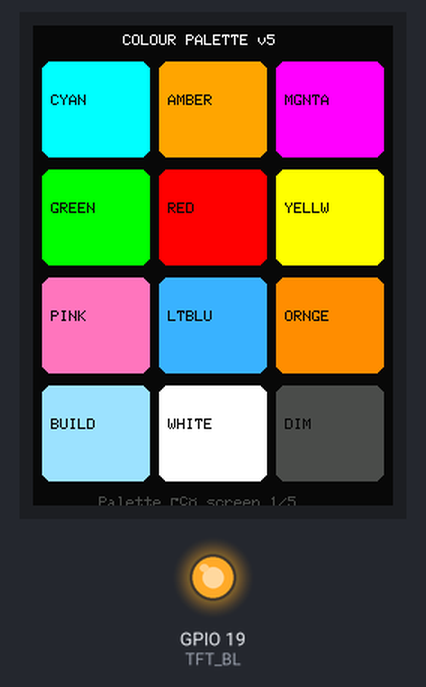
This sketch was run on a simulated ESP32. On the bench: 240×320 colour display, output pins drawn as LEDs (lit = HIGH). What the sketch prints to the serial monitor is not drawn.

Above: at 0.4 s.
At 8.5 s:
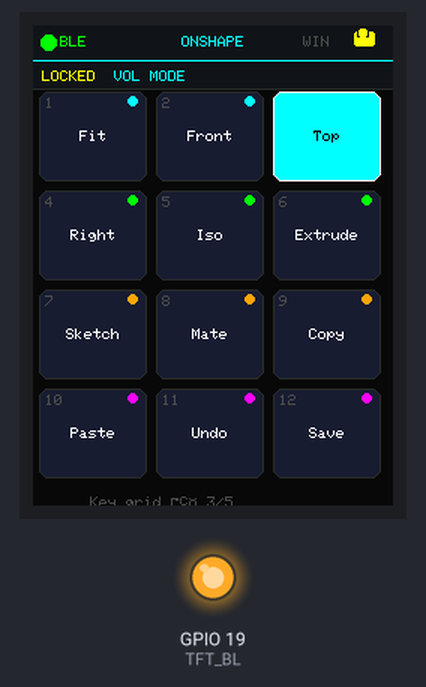
At 12.5 s:
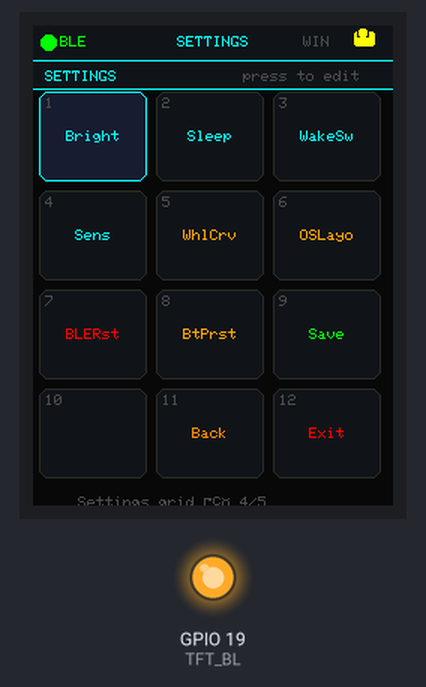
At 24.4 s:
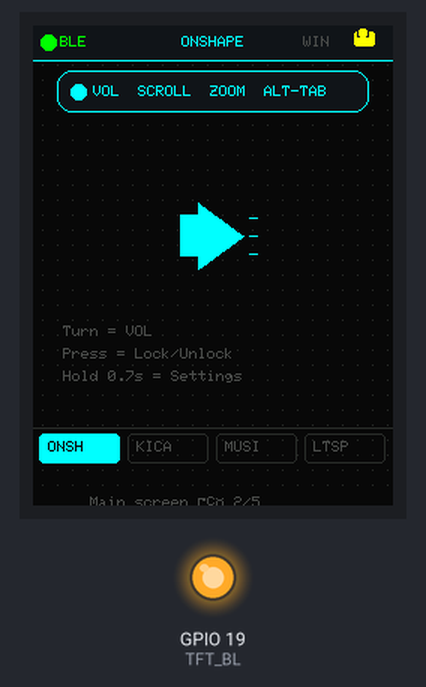
At 28.4 s:
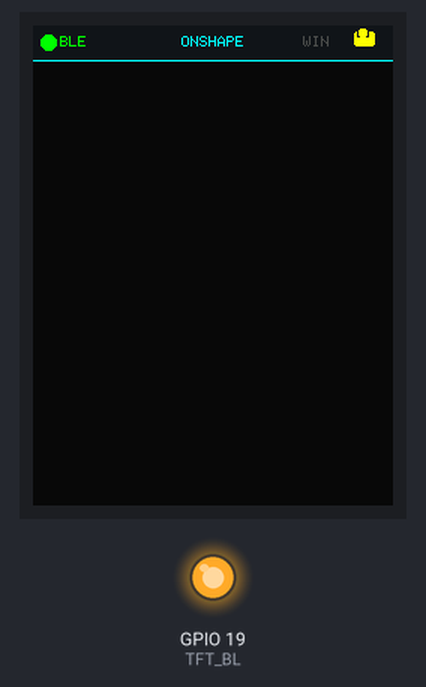
At 36.4 s:
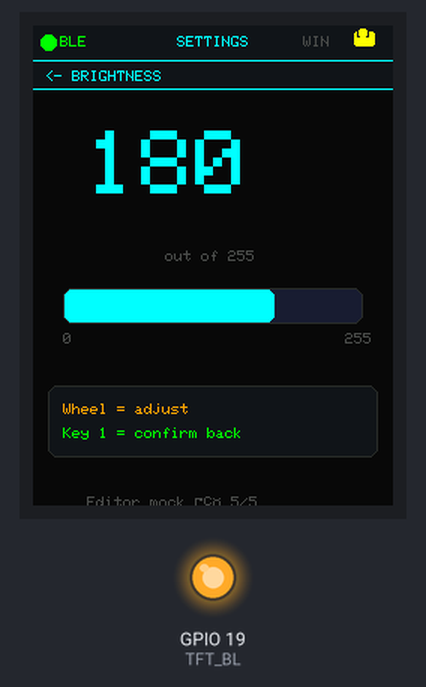

The sketch:

ST7789_UI_test.ino
```cpp
/*********************************************************************
 * ST7789 240×320 UI Test v2 — MacroPad v5 style
 * Board  : NodeMCU ESP32S v1.1
 * Library: TFT_eSPI
 *
 * Rendering: direct TFT drawing (no full sprite — RAM constraint)
 * Small sprite (240×24) used only for status bar flicker-free update
 *
 * Wiring:
 *   SDA → P23 (MOSI)
 *   SCL → P18 (SCLK)
 *   CS  → P27
 *   DC  → P17
 *   RST → P16
 *   EN  → P19 (backlight PWM)
 *   VCC → 3.3V
 *   GND → GND
 *   TE  → leave unconnected
 *********************************************************************/

#include <TFT_eSPI.h>
#include <SPI.h>

// ── Palette ──────────────────────────────────────────
#define C_BG       0x0841
#define C_SURF     0x10A3
#define C_SURF2    0x18E6
#define C_BORDER   0x2965
#define C_DIM      0x4A69
#define C_WHITE    0xFFFF
#define C_CYAN     0x07FF
#define C_AMBER    0xFD20
#define C_MAGENTA  0xF81F
#define C_GREEN    0x07E0
#define C_RED      0xF800
#define C_YELLOW   0xFFE0
#define C_PINK     0xFBB7
#define C_LTBLUE   0x3D9F
#define C_ORANGE   0xFC60
#define C_BUILD    0x9F1F

#define TFT_BL 19

TFT_eSPI tft = TFT_eSPI();

// Small sprite — only 240×24px = 11.5KB, always fits
TFT_eSprite sprBar = TFT_eSprite(&tft);

// Key sprite — 72×60px = 8.6KB, reused for each key
TFT_eSprite sprKey = TFT_eSprite(&tft);

int testScreen = 0;
unsigned long lastSwitch = 0;
const unsigned long SCREEN_DURATION = 4000;

// ════════════════════════════════════════════════════
//  STATUS BAR — uses sprBar sprite, flicker free
// ════════════════════════════════════════════════════
void drawStatusBar(uint16_t accent, const char* preset, bool connected) {
  sprBar.fillSprite(C_SURF);
  sprBar.drawFastHLine(0, 23, 240, accent);

  // BLE dot
  sprBar.fillCircle(10, 11, 5, connected ? C_GREEN : C_RED);
  sprBar.setTextColor(connected ? C_GREEN : C_RED, C_SURF);
  sprBar.setTextSize(1);
  sprBar.setCursor(18, 7);
  sprBar.print(connected ? "BLE" : "---");

  // Preset name centered
  sprBar.setTextColor(accent, C_SURF);
  int px = 120 - (strlen(preset) * 3);
  sprBar.setCursor(px, 7);
  sprBar.print(preset);

  // OS indicator
  sprBar.setTextColor(C_DIM, C_SURF);
  sprBar.setCursor(180, 7);
  sprBar.print("WIN");

  // Lock icon
  sprBar.fillRoundRect(214, 4, 14, 10, 2, C_YELLOW);
  sprBar.fillRect(216, 2, 8, 6, C_SURF);
  sprBar.fillRoundRect(217, 2, 6, 6, 2, C_YELLOW);

  sprBar.pushSprite(0, 0);
}

// ════════════════════════════════════════════════════
//  DRAW ONE KEY — uses sprKey, pushed at position
// ════════════════════════════════════════════════════
void drawKey(int col, int row, const char* label, uint16_t rowCol,
             bool flash, bool showNum, int num, int yStart) {
  int x = 4   + col * 78;
  int y = yStart + row * 66;

  uint16_t bg = flash ? rowCol : C_SURF2;
  uint16_t fg = flash ? C_BG   : C_WHITE;
  uint16_t br = flash ? C_WHITE : C_BORDER;

  sprKey.fillSprite(C_BG);
  sprKey.fillRoundRect(0, 0, 72, 60, 6, bg);
  sprKey.drawRoundRect(0, 0, 72, 60, 6, br);

  // key number
  if (showNum) {
    sprKey.setTextColor(flash ? bg : C_DIM, bg);
    sprKey.setTextSize(1);
    sprKey.setCursor(4, 4);
    sprKey.print(num);
  }

  // label centered
  sprKey.setTextColor(fg, bg);
  sprKey.setTextSize(1);
  int lx = max(2, (72 - (int)strlen(label) * 6) / 2);
  sprKey.setCursor(lx, 26);
  sprKey.print(label);

  // row colour dot
  sprKey.fillCircle(62, 6, 3, rowCol);

  sprKey.pushSprite(x, y);
}

// ════════════════════════════════════════════════════
//  SCREEN 1 — COLOUR PALETTE
// ════════════════════════════════════════════════════
void drawPaletteTest() {
  tft.fillScreen(C_BG);
  tft.setTextColor(C_WHITE, C_BG);
  tft.setTextSize(1);
  tft.setCursor(60, 6); tft.print("COLOUR PALETTE v5");

  uint16_t cols[] = {C_CYAN, C_AMBER, C_MAGENTA, C_GREEN,
                     C_RED, C_YELLOW, C_PINK, C_LTBLUE,
                     C_ORANGE, C_BUILD, C_WHITE, C_DIM};
  const char* names[] = {"CYAN","AMBER","MGNTA","GREEN",
                          "RED","YELLW","PINK","LTBLU",
                          "ORNGE","BUILD","WHITE","DIM"};

  for (int i = 0; i < 12; i++) {
    int col = i % 3;
    int row = i / 3;
    int x = 6  + col * 78;
    int y = 24 + row * 72;
    tft.fillRoundRect(x, y, 72, 64, 6, cols[i]);
    tft.setTextColor(C_BG, cols[i]);
    tft.setCursor(x + 6, y + 22); tft.print(names[i]);
  }

  tft.setTextColor(C_DIM, C_BG);
  tft.setCursor(44, 314); tft.print("Palette — screen 1/5");
}

// ════════════════════════════════════════════════════
//  SCREEN 2 — MAIN SCREEN
// ════════════════════════════════════════════════════
void drawMainScreen() {
  tft.fillScreen(C_BG);

  // dot grid
  for (int x = 6; x < 240; x += 10)
    for (int y = 26; y < 310; y += 10)
      tft.drawPixel(x, y, C_BORDER);

  drawStatusBar(C_CYAN, "ONSHAPE", true);

  // Encoder mode pill
  tft.fillRoundRect(16, 30, 208, 28, 10, C_SURF);
  tft.drawRoundRect(16, 30, 208, 28, 10, C_CYAN);
  tft.fillCircle(30, 44, 5, C_CYAN);
  tft.setTextColor(C_CYAN, C_SURF);
  tft.setTextSize(1);
  tft.setCursor(40, 40); tft.print("VOL  SCROLL  ZOOM  ALT-TAB");

  // Speaker icon
  int cx = 120, cy = 140;
  tft.fillRect(cx-22, cy-14, 12, 28, C_CYAN);
  tft.fillTriangle(cx-10,cy-22, cx-10,cy+22, cx+20,cy, C_CYAN);
  tft.drawFastHLine(cx+24, cy-12, 6, C_CYAN);
  tft.drawFastHLine(cx+24, cy,    6, C_CYAN);
  tft.drawFastHLine(cx+24, cy+12, 6, C_CYAN);

  // Hints
  tft.setTextColor(C_DIM, C_BG);
  tft.setCursor(20, 200); tft.print("Turn = VOL");
  tft.setCursor(20, 215); tft.print("Press = Lock/Unlock");
  tft.setCursor(20, 230); tft.print("Hold 0.7s = Settings");

  // Preset tabs
  tft.drawFastHLine(0, 268, 240, C_BORDER);
  const char* tabs[] = {"ONSH","KICA","MUSI","LTSP"};
  uint16_t tcols[] = {C_CYAN, C_GREEN, C_AMBER, C_MAGENTA};
  for (int i = 0; i < 4; i++) {
    int tx = 4 + i * 59;
    bool active = (i == 0);
    if (active) {
      tft.fillRoundRect(tx, 272, 54, 20, 3, C_CYAN);
      tft.setTextColor(C_BG, C_CYAN);
    } else {
      tft.drawRoundRect(tx, 272, 54, 20, 3, C_BORDER);
      tft.setTextColor(C_DIM, C_BG);
    }
    tft.setCursor(tx + 6, 277); tft.print(tabs[i]);
  }

  tft.setTextColor(C_DIM, C_BG);
  tft.setCursor(38, 314); tft.print("Main screen — 2/5");
}

// ════════════════════════════════════════════════════
//  SCREEN 3 — LOCKED KEY GRID
// ════════════════════════════════════════════════════
void drawLockedGrid() {
  tft.fillScreen(C_BG);
  drawStatusBar(C_CYAN, "ONSHAPE", true);

  // Locked banner
  tft.fillRect(0, 24, 240, 18, C_SURF);
  tft.drawFastHLine(0, 42, 240, C_BORDER);
  tft.setTextColor(C_YELLOW, C_SURF);
  tft.setTextSize(1);
  tft.setCursor(6, 30); tft.print("LOCKED  ");
  tft.setTextColor(C_CYAN, C_SURF); tft.print("VOL MODE");

  const char* labels[] = {
    "Fit","Front","Top",
    "Right","Iso","Extrude",
    "Sketch","Mate","Copy",
    "Paste","Undo","Save"
  };
  uint16_t rowcols[] = {C_CYAN, C_GREEN, C_AMBER, C_MAGENTA};

  for (int i = 0; i < 12; i++) {
    int col = i % 3;
    int row = i / 3;
    bool flash = (i == 2);
    drawKey(col, row, labels[i], rowcols[row], flash, true, i+1, 44);
  }

  tft.setTextColor(C_DIM, C_BG);
  tft.setCursor(38, 314); tft.print("Key grid — 3/5");
}

// ════════════════════════════════════════════════════
//  SCREEN 4 — SETTINGS GRID
// ════════════════════════════════════════════════════
void drawSettingsGrid() {
  tft.fillScreen(C_BG);
  drawStatusBar(C_CYAN, "SETTINGS", true);

  tft.fillRect(0, 24, 240, 18, C_SURF);
  tft.drawFastHLine(0, 42, 240, C_CYAN);
  tft.setTextColor(C_CYAN, C_SURF);
  tft.setTextSize(1);
  tft.setCursor(8, 30); tft.print("SETTINGS");
  tft.setTextColor(C_DIM, C_SURF);
  tft.setCursor(140, 30); tft.print("press to edit");

  const char* skeys[] = {
    "Bright","Sleep","WakeSw","Sens",
    "WhlCrv","OSLayo","BLERst","BtPrst",
    "Save","","Back","Exit"
  };
  uint16_t scols[] = {
    C_CYAN,C_CYAN,C_CYAN,C_CYAN,
    C_AMBER,C_AMBER,C_RED,C_AMBER,
    C_GREEN,C_DIM,C_ORANGE,C_RED
  };

  for (int i = 0; i < 12; i++) {
    int col = i % 3;
    int row = i / 3;
    bool sel = (i == 0);

    sprKey.fillSprite(C_BG);
    sprKey.fillRoundRect(0, 0, 72, 60, 6, sel ? C_SURF2 : C_SURF);
    sprKey.drawRoundRect(0, 0, 72, 60, 6, sel ? scols[i] : C_BORDER);
    sprKey.setTextColor(C_DIM, sel ? C_SURF2 : C_SURF);
    sprKey.setTextSize(1);
    sprKey.setCursor(4, 4); sprKey.print(i+1);
    sprKey.setTextColor(scols[i], sel ? C_SURF2 : C_SURF);
    int lx = max(2, (72 - (int)strlen(skeys[i]) * 6) / 2);
    sprKey.setCursor(lx, 26); sprKey.print(skeys[i]);
    sprKey.pushSprite(4 + col * 78, 44 + row * 66);
  }

  tft.setTextColor(C_DIM, C_BG);
  tft.setCursor(30, 314); tft.print("Settings grid — 4/5");
}

// ════════════════════════════════════════════════════
//  SCREEN 5 — FULL SCREEN EDITOR (brightness)
// ════════════════════════════════════════════════════
void drawEditor() {
  tft.fillScreen(C_BG);
  drawStatusBar(C_CYAN, "SETTINGS", true);

  tft.fillRect(0, 24, 240, 18, C_SURF);
  tft.drawFastHLine(0, 42, 240, C_CYAN);
  tft.setTextColor(C_CYAN, C_SURF);
  tft.setTextSize(1);
  tft.setCursor(8, 30); tft.print("<- BRIGHTNESS");

  // Big value
  tft.setTextSize(6);
  tft.setTextColor(C_CYAN, C_BG);
  tft.setCursor(36, 70); tft.print("180");

  tft.setTextSize(1);
  tft.setTextColor(C_DIM, C_BG);
  tft.setCursor(88, 150); tft.print("out of 255");

  // Bar
  tft.fillRoundRect(20, 175, 200, 24, 6, C_SURF2);
  int fillW = (int)(200 * (180.0 / 255.0));
  tft.fillRoundRect(20, 175, fillW, 24, 6, C_CYAN);
  tft.drawRoundRect(20, 175, 200, 24, 6, C_BORDER);

  // Min/max
  tft.setTextColor(C_DIM, C_BG);
  tft.setCursor(20, 205); tft.print("0");
  tft.setCursor(208, 205); tft.print("255");

  // Instructions box
  tft.fillRoundRect(10, 240, 220, 48, 6, C_SURF);
  tft.drawRoundRect(10, 240, 220, 48, 6, C_BORDER);
  tft.setTextColor(C_AMBER, C_SURF);
  tft.setCursor(20, 252); tft.print("Wheel = adjust");
  tft.setTextColor(C_GREEN, C_SURF);
  tft.setCursor(20, 268); tft.print("Key 1 = confirm back");

  tft.setTextColor(C_DIM, C_BG);
  tft.setCursor(36, 314); tft.print("Editor mock — 5/5");
}

// ════════════════════════════════════════════════════
//  SETUP
// ════════════════════════════════════════════════════
void setup() {
  Serial.begin(115200);

  // Backlight
  ledcAttach(TFT_BL, 5000, 8);
  ledcWrite(TFT_BL, 255);

  tft.init();
  tft.setRotation(0);
  tft.fillScreen(TFT_BLACK);

  // Status bar sprite — 240×24px, always fits
  sprBar.setColorDepth(16);
  sprBar.createSprite(240, 24);
  Serial.println("sprBar created: 240x24");

  // Key sprite — 72×60px, reused per key
  sprKey.setColorDepth(16);
  sprKey.createSprite(72, 60);
  Serial.println("sprKey created: 72x60");

  Serial.print("Free heap: ");
  Serial.println(ESP.getFreeHeap());
  Serial.println("UI test starting — 5 screens x 4s each");

  lastSwitch = millis() - SCREEN_DURATION; // draw immediately
}

// ════════════════════════════════════════════════════
//  LOOP
// ════════════════════════════════════════════════════
void loop() {
  if (millis() - lastSwitch >= SCREEN_DURATION) {
    lastSwitch = millis();

    Serial.print("Drawing screen ");
    Serial.print(testScreen + 1);
    Serial.println("/5");

    switch (testScreen) {
      case 0: drawPaletteTest();  break;
      case 1: drawMainScreen();   break;
      case 2: drawLockedGrid();   break;
      case 3: drawSettingsGrid(); break;
      case 4: drawEditor();       break;
    }

    testScreen = (testScreen + 1) % 5;
  }
}
```

Measured:
- what the display in image 0 shows lasts 3.9 s, from 0.4 s to 4.3 s
- what the display in image 1 shows lasts 3.8 s, from 8.5 s to 12.3 s
